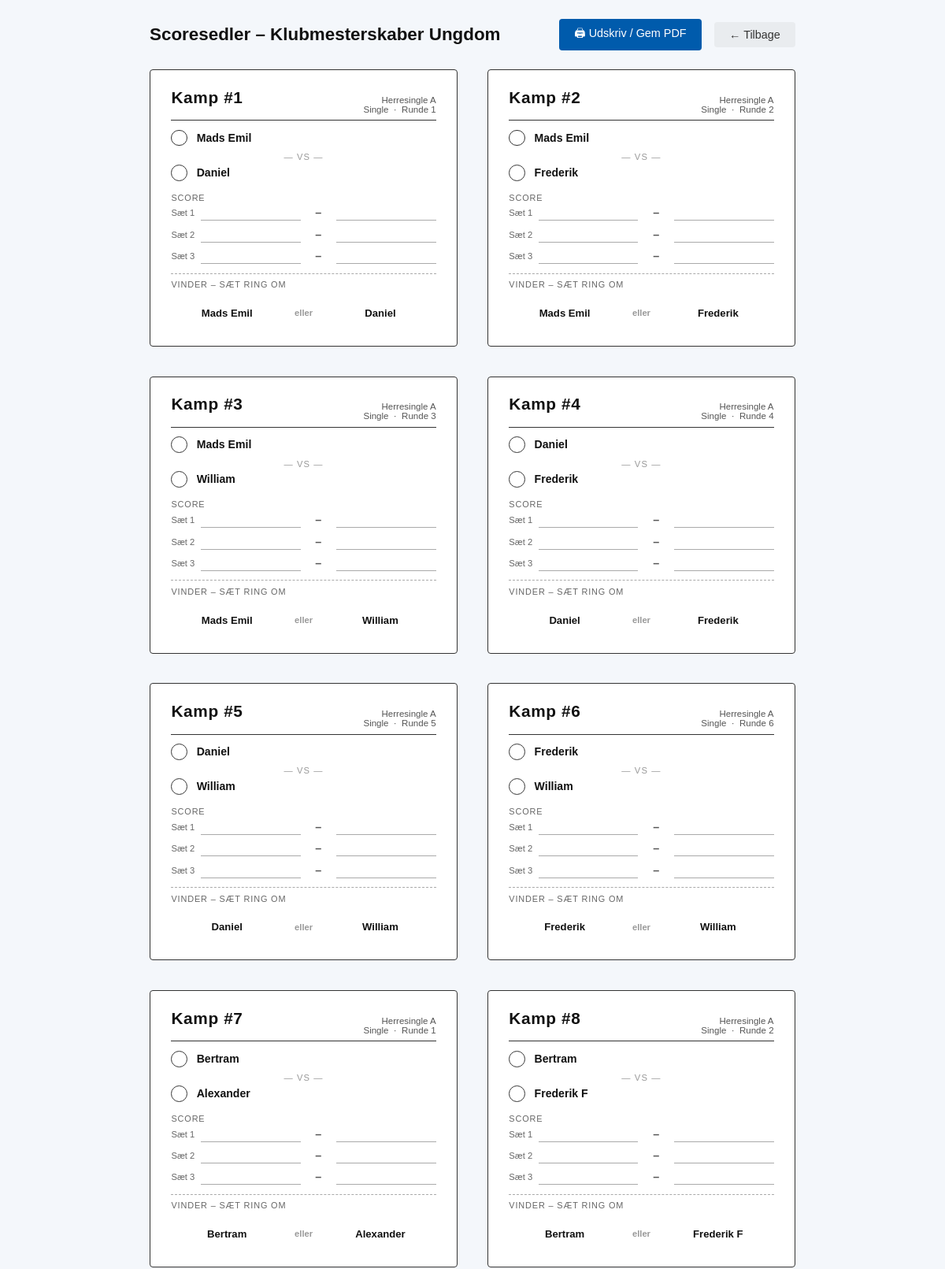
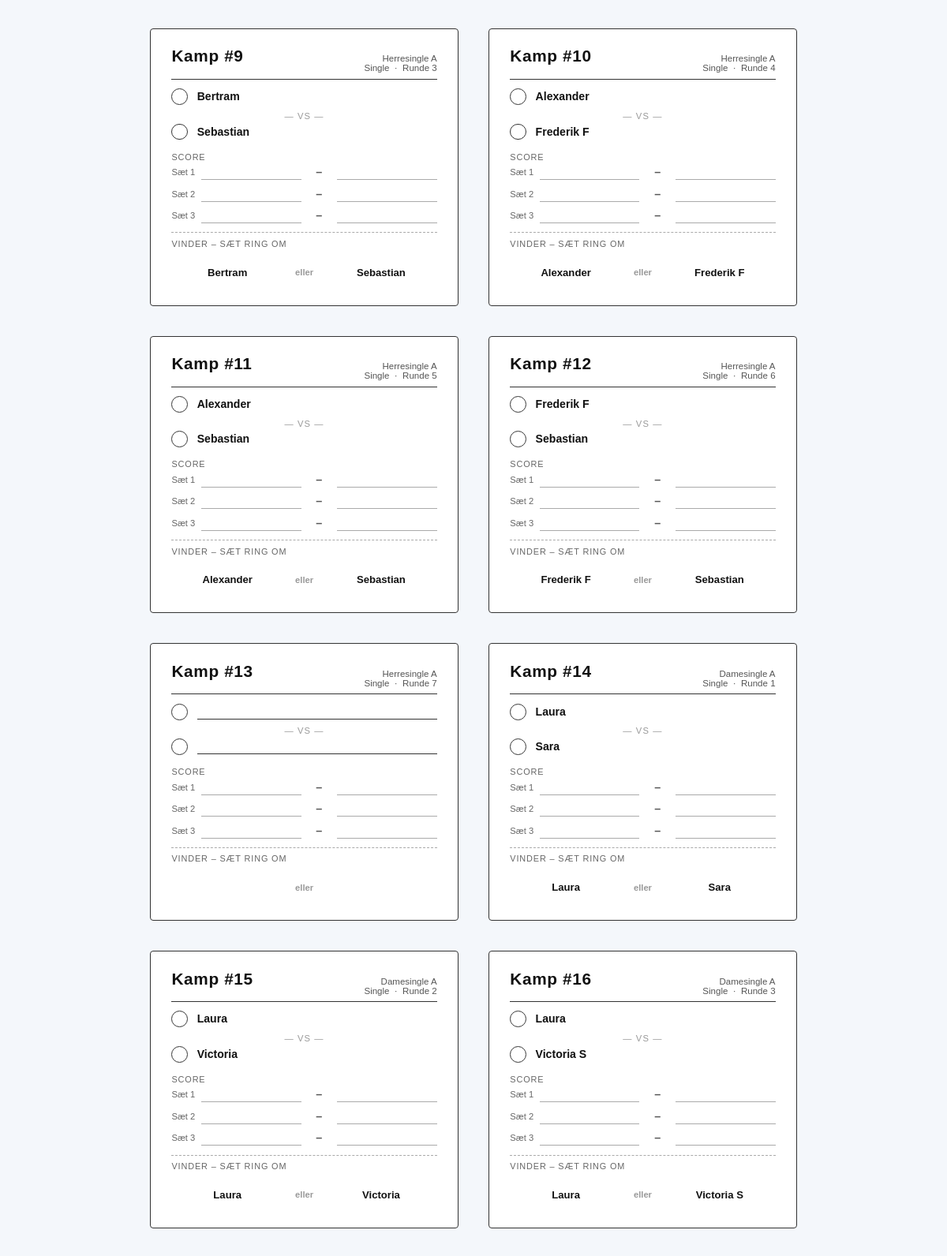
Page /tournaments/3/scoresheet/ (signed in, upper part) on the committed database (2 pictures, top to bottom).
### tournaments/models.py (models this page shows, shortened)
class Tournament(models.Model):
    name = models.CharField(max_length=200, verbose_name=_("Name"))
    date = models.DateField(verbose_name=_("Date"))
    DIVISION_MODEL_CHOICES = [
        ('youth', _('Youth Divisions (U9-U19)')),
        ('mixed', _('Mixed Divisions (A, B, C)')),
    ]
    division_model = models.CharField(max_length=10, choices=DIVISION_MODEL_CHOICES, verbose_name=_("Division Model"))
    SCORING_MODEL_CHOICES = [
        ('best_of_3_21', _('Best of 3 sets to 21')),
        ('best_of_5_15', _('Best of 5 sets to 15')),
    ]
    scoring_model = models.CharField(
        max_length=20,
        choices=SCORING_MODEL_CHOICES,
        default='best_of_3_21',
        verbose_name=_("Scoring Model")
    )
    single_match_duration = models.IntegerField(
        help_text=_("Duration of a single match in minutes"),
        default=30,
        verbose_name=_("Single Match Duration")
    )
    double_match_duration = models.IntegerField(
        help_text=_("Duration of a double match in minutes"),
        default=40,
        verbose_name=_("Double Match Duration")
    )
    player_break_time = models.IntegerField(
        help_text=_("Minimum break time for players between matches in minutes"),
        default=15,
        verbose_name=_("Player Break Time")
    )
    court_count = models.IntegerField(
        default=4,
        verbose_name=_("Antal baner"),
        help_text=_("Antal tilgængelige baner under turneringen"),
    )
    start_time = models.TimeField(
        null=True, blank=True,
        verbose_name=_("Starttidspunkt"),
        help_text=_("Klokkeslæt for første kamp"),
    )
    schedule_locked = models.BooleanField(
        default=False,
        verbose_name=_("Program låst"),
        help_text=_("Når programmet er låst, kan kampprogram og spilleplan ikke ændres."),
    )
    logo = models.ImageField(
        upload_to='tournament_logos/',
        null=True, blank=True,
        verbose_name=_("Logo"),
        help_text=_("Logo vises på udprintede programmer og spilleplaner."),
    )
    owner = models.ForeignKey(
        settings.AUTH_USER_MODEL,
        on_delete=models.SET_NULL,
        null=True, blank=True,
        related_name='tournaments',
        verbose_name=_("Klubbruger"),
    )

class Match(models.Model):
    STATUS_CHOICES = [
        ('pending', _('Pending')),
        ('in_progress', _('In Progress')),
        ('completed', _('Completed')),
    ]
    division = models.ForeignKey(Division, on_delete=models.CASCADE, related_name='matches')
    team1 = models.ForeignKey('players.Team', on_delete=models.SET_NULL, null=True, blank=True, related_name='team1_matches')
    team2 = models.ForeignKey('players.Team', on_delete=models.SET_NULL, null=True, blank=True, related_name='team2_matches')
    winner = models.ForeignKey('players.Team', on_delete=models.SET_NULL, null=True, blank=True, related_name='won_matches', verbose_name=_("Winner"))
    score = models.CharField(max_length=50, blank=True, null=True, verbose_name=_("Score"))
    match_round = models.IntegerField(default=1, verbose_name=_("Round"))
    match_number = models.IntegerField(null=True, blank=True, verbose_name=_("Match Number"))
    bracket_slot = models.IntegerField(null=True, blank=True, verbose_name=_("Bracket Slot"))
    bracket_label = models.CharField(max_length=120, null=True, blank=True, verbose_name=_("Bracket Label"))
    status = models.CharField(max_length=20, choices=STATUS_CHOICES, default='pending', verbose_name=_("Status"))
    walkover = models.BooleanField(default=False, verbose_name=_("Walk-over"))
    scheduled_time = models.DateTimeField(verbose_name=_("Scheduled Time"), null=True, blank=True)
    court = models.CharField(max_length=50, blank=True, null=True, verbose_name=_("Court"))
    group_number = models.IntegerField(null=True, blank=True, verbose_name=_("Gruppe nr."))
    phase = models.CharField(
        max_length=10, default='group',
        choices=[('group', _('Gruppespil')), ('playoff', _('Slutspil'))],
        verbose_name=_("Fase"),
    )

class Division(models.Model):
    DISCIPLINE_CHOICES = [
        ('single', _('Single')),
        ('double', _('Double')),
        ('mixed', _('Mixeddouble')),
    ]
    TOURNAMENT_TYPE_CHOICES = [
        ('group', _('Gruppe (round-robin)')),
        ('playoff', _('Gruppe med slutspil')),
        ('tree', _('Enkeltelimination')),
    ]
    tournament = models.ForeignKey(Tournament, on_delete=models.CASCADE, related_name='divisions')
    name = models.CharField(max_length=100, verbose_name=_("Division Name"))
    discipline = models.CharField(
        max_length=10, choices=DISCIPLINE_CHOICES, default='single',
        verbose_name=_("Disciplin")
    )
    tournament_type = models.CharField(
        max_length=10, choices=TOURNAMENT_TYPE_CHOICES, default='group',
        verbose_name=_("Turneringstype")
    )
    group_count = models.IntegerField(
        default=2, verbose_name=_("Antal grupper"),
        help_text=_("Antal grupper i gruppespillet (kun ved 'Gruppe med slutspil')."),
    )
    advance_count = models.IntegerField(
        default=2, verbose_name=_("Antal der går videre"),
        help_text=_("Antal spillere/hold der går videre fra hver gruppe til slutspillet."),
    )
    teams = models.ManyToManyField('players.Team', related_name='divisions', blank=True, verbose_name=_("Deltagere"))

### players/models.py (models this page shows, shortened)
class Team(models.Model):
    PAIR_TYPE_CHOICES = [
        ('double', _('Double')),
        ('mixed', _('Mixeddouble')),
    ]
    player1 = models.ForeignKey(Player, on_delete=models.CASCADE, related_name='team_player1')
    player2 = models.ForeignKey(Player, on_delete=models.SET_NULL, related_name='team_player2', null=True, blank=True)
    pair_type = models.CharField(
        max_length=10, choices=PAIR_TYPE_CHOICES, null=True, blank=True,
        verbose_name=_('Par-type'),
        help_text=_('Double: samme køn · Mixeddouble: et af hvert'),
    )
    name = models.CharField(max_length=100, blank=True, null=True)

### tournaments/views.py (the view)
# urls.py: path('<int:pk>/scoresheet/', views.tournament_scoresheet, name='tournament_scoresheet'),
@login_required
def tournament_scoresheet(request, pk):
    tournament = get_object_or_404(Tournament, pk=pk, owner=request.user)
    matches = (
        Match.objects
        .filter(division__tournament=tournament)
        .exclude(match_number=None)
        .exclude(walkover=True)
        .select_related('team1', 'team2', 'division')
        .order_by('match_number')
    )
    return render(request, 'tournaments/scoresheet.html', {
        'tournament': tournament,
        'matches': matches,
        'title_suffix': None,
    })

### tournaments/templates/tournaments/scoresheet.html (shortened to what this page needs)
<!DOCTYPE html>
<html lang="da">
<head>
</head>
<body>
<div class="screen-header">
  <h1>Scoresedler – {{ tournament.name }}{% if title_suffix %} – {{ title_suffix }}{% endif %}</h1>
  <button class="btn btn-primary" onclick="window.print()">🖨 Udskriv / Gem PDF</button>
  <a href="{% url 'tournament_detail' tournament.pk %}" class="btn btn-secondary">← Tilbage</a>
</div>
{% if matches %}
<div class="sheet-grid">
{% for match in matches %}
<div class="score-card">
  <div class="card-header">
    <span class="match-no">Kamp #{{ match.match_number }}</span>
    <span class="division-label">
      {{ match.division.name }}<br>
      {{ match.division.get_discipline_display }} &nbsp;·&nbsp; Runde {{ match.match_round }}
    </span>
  </div>
  <div class="teams">
    <div class="team-row">
      <div class="team-bullet"></div>
      {% if match.team1 %}
      <span class="team-name">{{ match.team1.name }}</span>
      {% else %}
      <div class="team-name-line" title="{{ match.bracket_label }}"></div>
      {% endif %}
    </div>
    <div class="vs-divider">— VS —</div>
    <div class="team-row">
      <div class="team-bullet"></div>
      {% if match.team2 %}
      <span class="team-name">{{ match.team2.name }}</span>
      {% else %}
      <div class="team-name-line"></div>
      {% endif %}
    </div>
  </div>
  <div class="score-section-label">Score</div>
  <div class="score-row">
    <span class="score-row-label">Sæt 1</span>
    <div class="score-line"></div>
    <div class="score-dash">–</div>
    <div class="score-line"></div>
  </div>
  <div class="score-row">
    <span class="score-row-label">Sæt 2</span>
    <div class="score-line"></div>
    <div class="score-dash">–</div>
    <div class="score-line"></div>
  </div>
  <div class="score-row">
    <span class="score-row-label">Sæt 3</span>
    <div class="score-line"></div>
    <div class="score-dash">–</div>
    <div class="score-line"></div>
  </div>
    <div class="winner-section">
    <div class="winner-section-label">Vinder – sæt ring om</div>
    <div class="winner-options">
      {% if match.team1 and match.team2 %}
      <div class="winner-option">{{ match.team1.name }}</div>
      <div class="winner-vs">eller</div>
      <div class="winner-option">{{ match.team2.name }}</div>
      {% else %}
      <div class="winner-option winner-option-blank"></div>
      <div class="winner-vs">eller</div>
      <div class="winner-option winner-option-blank"></div>
      {% endif %}
    </div>
  </div>
</div>
{% endfor %}
</div>
{% else %}
<div class="no-matches">
  <p>Ingen kampe med kampnumre endnu. Generer kampprogram for en division først.</p>
</div>
{% endif %}
</body>
</html>

### tournaments/templates/tournaments/scoresheet.html (style rules this page uses)
body { font-family: Arial, Helvetica, sans-serif; background: #f4f7fb; margin: 0; padding: 1.5rem; color: #111; }
.screen-header { max-width: 820px; margin: 0 auto 1.5rem; display: flex; align-items: center; gap: 1rem; flex-wrap: wrap; }
.screen-header h1 { margin: 0; font-size: 1.4rem; flex: 1; }
.btn { display: inline-block; padding: 0.5rem 1.2rem; border-radius: 4px; text-decoration: none; font-size: 0.9rem; cursor: pointer; border: none; }
.btn-primary { background: #005BAC; color: #fff; }
.btn-secondary { background: #e9ecef; color: #333; }
.sheet-grid { max-width: 820px; margin: 0 auto; display: grid; grid-template-columns: 1fr 1fr; gap: 10mm; }
.score-card { background: #fff; border: 1.5px solid #333; border-radius: 4px; padding: 6mm 7mm 5mm; box-sizing: border-box; page-break-inside: avoid; break-inside: avoid; }
.card-header { display: flex; justify-content: space-between; align-items: baseline; border-bottom: 1.5px solid #333; padding-bottom: 2mm; margin-bottom: 3mm; }
.match-no { font-size: 1.3rem; font-weight: 700; letter-spacing: 0.03em; }
.division-label { font-size: 0.72rem; color: #555; text-align: right; }
.teams { margin-bottom: 4mm; }
.team-row { display: flex; align-items: center; gap: 3mm; margin-bottom: 2mm; }
.team-bullet { width: 5mm; height: 5mm; border: 1.2px solid #333; border-radius: 50%; flex-shrink: 0; }
.team-name { font-size: 0.88rem; font-weight: 600; line-height: 1.2; }
.team-name-line { flex: 1; border-bottom: 1.2px solid #333; height: 5mm; }
.vs-divider { text-align: center; font-size: 0.7rem; color: #999; margin: 1mm 0; letter-spacing: 0.1em; }
.score-section-label { font-size: 0.68rem; text-transform: uppercase; letter-spacing: 0.08em; color: #666; margin: 3mm 0 1mm; }
.score-row { display: grid; grid-template-columns: auto 1fr 8mm 1fr; align-items: center; gap: 2mm; margin-bottom: 2mm; }
.score-row-label { font-size: 0.7rem; color: #666; white-space: nowrap; }
.score-line { border-bottom: 1px solid #aaa; height: 5mm; }
.score-dash { text-align: center; font-size: 0.9rem; font-weight: 700; color: #555; }
.winner-section { margin-top: 3mm; padding-top: 2mm; border-top: 1px dashed #aaa; }
.winner-section-label { font-size: 0.68rem; text-transform: uppercase; letter-spacing: 0.08em; color: #666; margin-bottom: 2mm; }
.winner-options { display: flex; gap: 4mm; align-items: stretch; }
.winner-option { flex: 1; padding: 2mm 3mm; text-align: center; font-size: 0.82rem; font-weight: 600; line-height: 1.3; min-height: 8mm; display: flex; align-items: center; justify-content: center; }
.winner-vs { display: flex; align-items: center; font-size: 0.7rem; color: #999; font-weight: 700; }

### rows in the picture
Tournament: name "Klubmesterskaber Ungdom"
Match: match_number "1", division.name "Herresingle A", division.discipline "Single", match_round "1", team1.name "Mads Emil", team2.name "Daniel"
Match: match_number "2", division.name "Herresingle A", division.discipline "Single", match_round "2", team1.name "Mads Emil", team2.name "Frederik"
Match: match_number "3", division.name "Herresingle A", division.discipline "Single", match_round "3", team1.name "Mads Emil", team2.name "William"
Match: match_number "4", division.name "Herresingle A", division.discipline "Single", match_round "4", team1.name "Daniel", team2.name "Frederik"
Match: match_number "5", division.name "Herresingle A", division.discipline "Single", match_round "5", team1.name "Daniel", team2.name "William"
Match: match_number "6", division.name "Herresingle A", division.discipline "Single", match_round "6", team1.name "Frederik", team2.name "William"
Match: match_number "7", division.name "Herresingle A", division.discipline "Single", match_round "1", team1.name "Bertram", team2.name "Alexander"
Match: match_number "8", division.name "Herresingle A", division.discipline "Single", match_round "2", team1.name "Bertram", team2.name "Frederik F"
Match: match_number "9", division.name "Herresingle A", division.discipline "Single", match_round "3", team1.name "Bertram", team2.name "Sebastian"
Match: match_number "10", division.name "Herresingle A", division.discipline "Single", match_round "4", team1.name "Alexander", team2.name "Frederik F"
Match: match_number "11", division.name "Herresingle A", division.discipline "Single", match_round "5", team1.name "Alexander", team2.name "Sebastian"
Match: match_number "12", division.name "Herresingle A", division.discipline "Single", match_round "6", team1.name "Frederik F", team2.name "Sebastian"
Match: match_number "13", division.name "Herresingle A", division.discipline "Single", match_round "7", shows "eller"
Match: match_number "14", division.name "Damesingle A", division.discipline "Single", match_round "1", team1.name "Laura", team2.name "Sara"
Match: match_number "15", division.name "Damesingle A", division.discipline "Single", match_round "2", team1.name "Laura", team2.name "Victoria"
Match: match_number "16", division.name "Damesingle A", division.discipline "Single", match_round "3", team1.name "Laura", team2.name "Victoria S"
